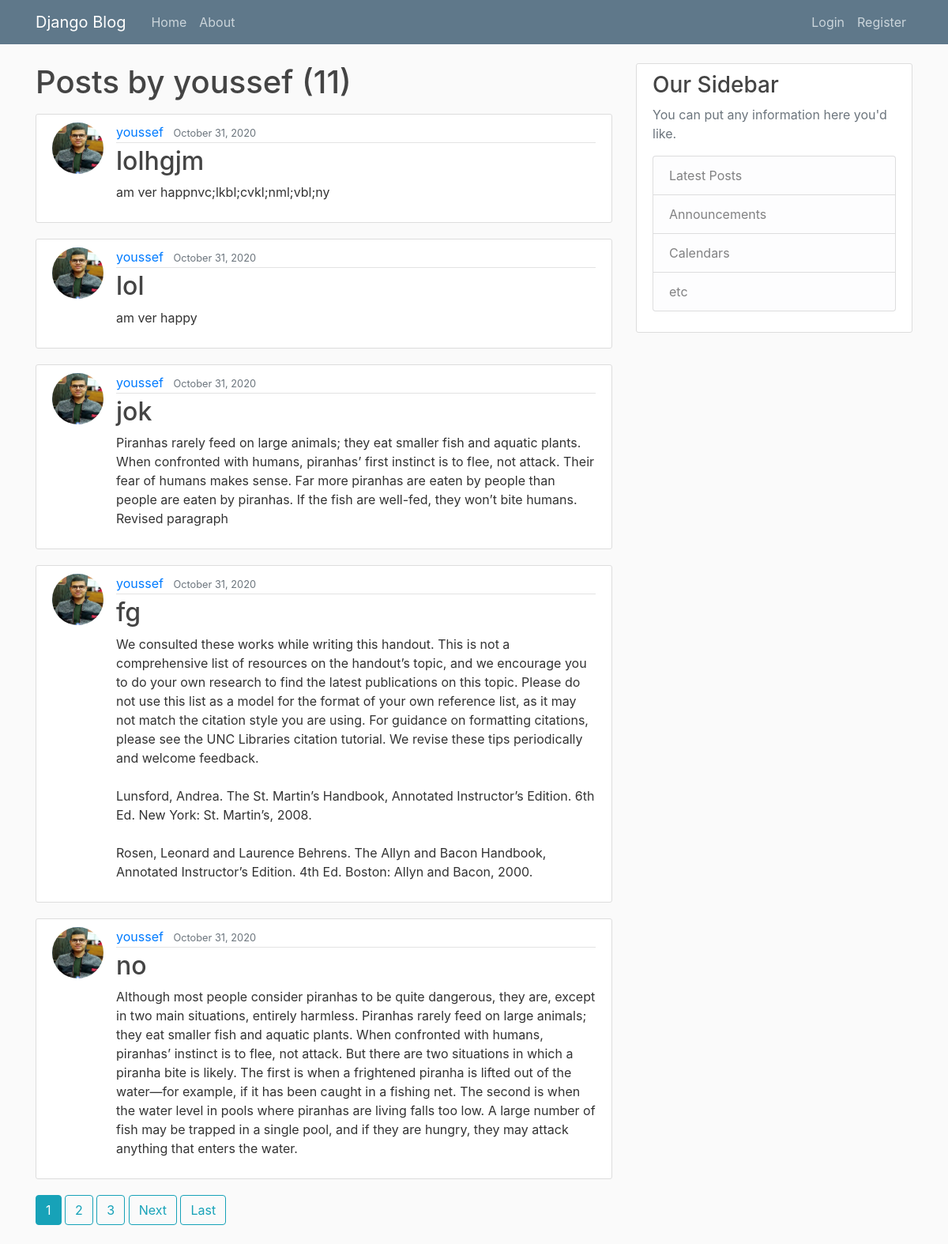
The app's page /user/youssef with its own data.
### blog/models.py (models this page shows, shortened)
class Post(models.Model):
    title = models.CharField(max_length=100)
    content = models.TextField()
    date_posted = models.DateTimeField(default=timezone.now)
    author = models.ForeignKey(User, on_delete=models.CASCADE)

### users/models.py (models this page shows, shortened)
class Profile(models.Model):
    user = models.OneToOneField(User, on_delete=models.CASCADE)
    image = models.ImageField(default='default.jpg', upload_to='profile_pics')

### blog/views.py (the view)
# urls.py: path('user/<str:username>', UserPostListView.as_view(), name='user-posts'),
class UserPostListView(ListView):
    model = Post
    template_name = 'blog/user_posts.html'  # <app>/<model>_<viewtype>.html
    context_object_name = 'posts'
    paginate_by = 5
    def get_queryset(self):
        user = get_object_or_404(User, username=self.kwargs.get('username'))
        return Post.objects.filter(author=user).order_by('-date_posted')

### blog/templates/blog/user_posts.html (shortened to what this page needs)
{% extends "blog/base.html" %}
{% block content %}
    <h1 class="mb-3">Posts by {{ view.kwargs.username }} ({{ page_obj.paginator.count }})</h1>
    {% for post in posts %}
        <article class="media content-section">
          <img class="rounded-circle article-img" src="{{ post.author.profile.image.url }}">
          <div class="media-body">
            <div class="article-metadata">
              <a class="mr-2" href="{% url 'user-posts' post.author.username %}">{{ post.author }}</a>
              <small class="text-muted">{{ post.date_posted|date:"F d, Y" }}</small>
            </div>
            <h2><a class="article-title" href="{% url 'post-detail' post.id %}">{{ post.title }}</a></h2>
            <p class="article-content">{{ post.content }}</p>
          </div>
        </article>
    {% endfor %}
    {% if is_paginated %}
      {% for num in page_obj.paginator.page_range %}
        {% if page_obj.number == num %}
          <a class="btn btn-info mb-4" href="?page={{ num }}">{{ num }}</a>
        {% elif num > page_obj.number|add:'-3' and num < page_obj.number|add:'3' %}
          <a class="btn btn-outline-info mb-4" href="?page={{ num }}">{{ num }}</a>
        {% endif %}
      {% endfor %}
      {% if page_obj.has_next %}
        <a class="btn btn-outline-info mb-4" href="?page={{ page_obj.next_page_number }}">Next</a>
        <a class="btn btn-outline-info mb-4" href="?page={{ page_obj.paginator.num_pages }}">Last</a>
      {% endif %}
    {% endif %}
{% endblock content %}

### blog/static/blog/main.css (style rules this page uses)
body { background: #fafafa; color: #333333; margin-top: 5rem; }
h1, h2, h3, h4, h5, h6 { color: #444444; }
.content-section { background: #ffffff; padding: 10px 20px; border: 1px solid #dddddd; border-radius: 3px; margin-bottom: 20px; }
.article-title { color: #444444; }
.article-content { white-space: pre-line; }
.article-img { height: 65px; width: 65px; margin-right: 16px; }
.article-metadata { padding-bottom: 1px; margin-bottom: 4px; border-bottom: 1px solid #e3e3e3 }

### records on screen
Post: author.profile.image (picture), author "youssef", date_posted "October 31, 2020", title "lolhgjm", content "am ver happnvc;lkbl;cvkl;nml;vbl;ny"
Post: author.profile.image (picture), author "youssef", date_posted "October 31, 2020", title "lol", content "am ver happy"
Post: author.profile.image (picture), author "youssef", date_posted "October 31, 2020", title "jok", content "Piranhas rarely feed on large animals; they eat smaller fish and aquatic plants. When confronted with humans, piranhas’ first instinct is to flee, not attack. Their fear of humans makes sense. Far more piranhas are eaten by people than people are eaten by piranhas. If the fish are well-fed, they won’t bite humans. Revised paragraph"
Post: author.profile.image (picture), author "youssef", date_posted "October 31, 2020", title "fg", content "We consulted these works while writing this handout. This is not a comprehensive list of resources on the handout’s topic, and we encourage you to do your own research to find the latest publications on this topic. Please do not use this list as a model for the format of your own reference list, as it may not match the citation style you are using. For guidance on formatting citations, please see the UNC Libraries citation tutorial. We revise these tips periodically and welcome feedback. Lunsford, Andrea. The St. Martin’s Handbook, Annotated Instructor’s Edition. 6th Ed. New York: St. Martin’s, 2008. Rosen, Leonard and Laurence Behrens. The Allyn and Bacon Handbook, Annotated Instructor’s…"
Post: author.profile.image (picture), author "youssef", date_posted "October 31, 2020", title "no", content "Although most people consider piranhas to be quite dangerous, they are, except in two main situations, entirely harmless. Piranhas rarely feed on large animals; they eat smaller fish and aquatic plants. When confronted with humans, piranhas’ instinct is to flee, not attack. But there are two situations in which a piranha bite is likely. The first is when a frightened piranha is lifted out of the water—for example, if it has been caught in a fishing net. The second is when the water level in pools where piranhas are living falls too low. A large number of fish may be trapped in a single pool, and if they are hungry, they may attack anything that enters the water."

### other values on screen
{{ view.kwargs.username }} "youssef"
{{ page_obj.paginator.count }} "11"
{{ num }} "1"
{{ num }} "2" "3"
